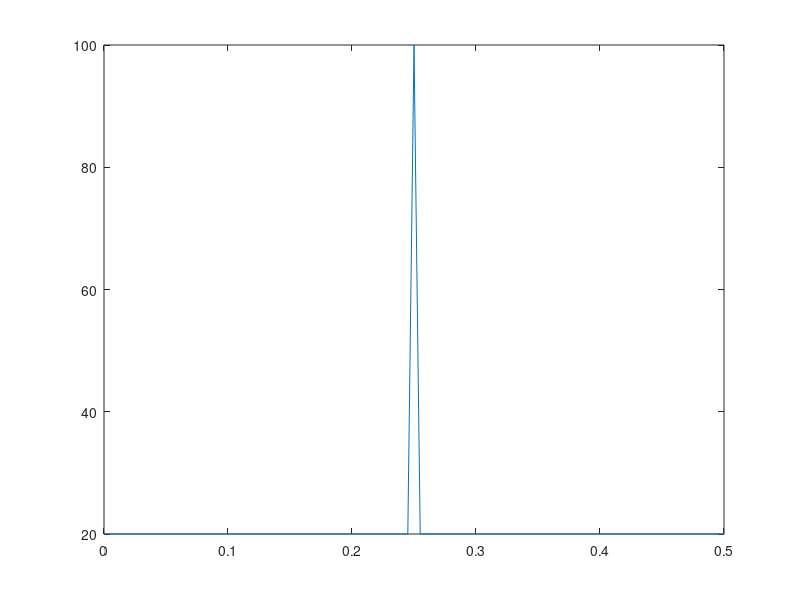

Source code (MATLAB): (Note: this script raises an error after producing the figure.)
function HeatScheme
% This function simulates heat diffusion over time.

% Physical parameters
eta = 0.2;    % Thermal diffusivity
L = 0.5;      % Length of the domain
kappa = 10;   % Heat conductivity

% Delta x, Delta t calculation
N = 101;               % Number of spatial points
x = linspace(0.0, L, N);  % Spatial domain
dx = x(2) - x(1);       % Spatial step size
dt = (eta * dx^2) / kappa;  % Time step size

% Initial heat pulse
T0 = 20;          % Initial temperature
DeltaT = 80;      % Change in temperature
T = ones(N, 1) * T0;
T((N-1)/2 + 1) = T0 + DeltaT;  % Adding a heat pulse in the middle

% Time evolution loop
t = 0;
tend = 1000 * dt;

while t < tend
    plot(x, T);  % Plot the current temperature distribution

    T(N) = T0;   % Boundary conditions
    T(1) = T0;
    % ... (Crank-Nicolson or inverse matrix method)
    T(2:N-1) = CN(T, eta, N);  % Calculate the new temperature values

    drawnow limitrate  % Refresh the plot (commented out pause function)

    t = t + dt;  % Increment time
end

hold on
z = sqrt(2 * kappa * t);  % Calculate the standard deviation (sigma)

% Define a Gaussian distribution for the initial heat pulse
G = @(x) (T0 + (DeltaT * dx * (1 / (sqrt(2 * pi * z.^2))) * exp((-(x - 0.25).^2) / (2 * z.^2))));
plot(x, G(x));  % Plot the Gaussian distribution

hold off
end
